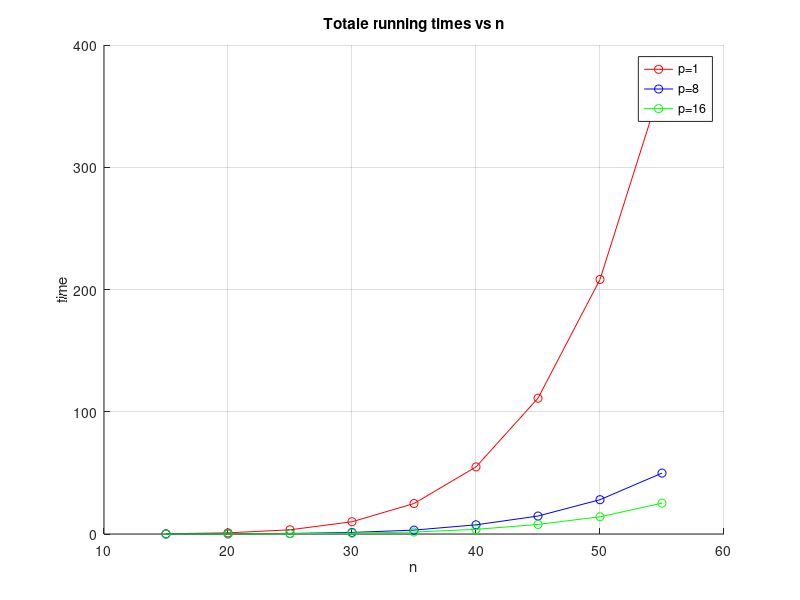
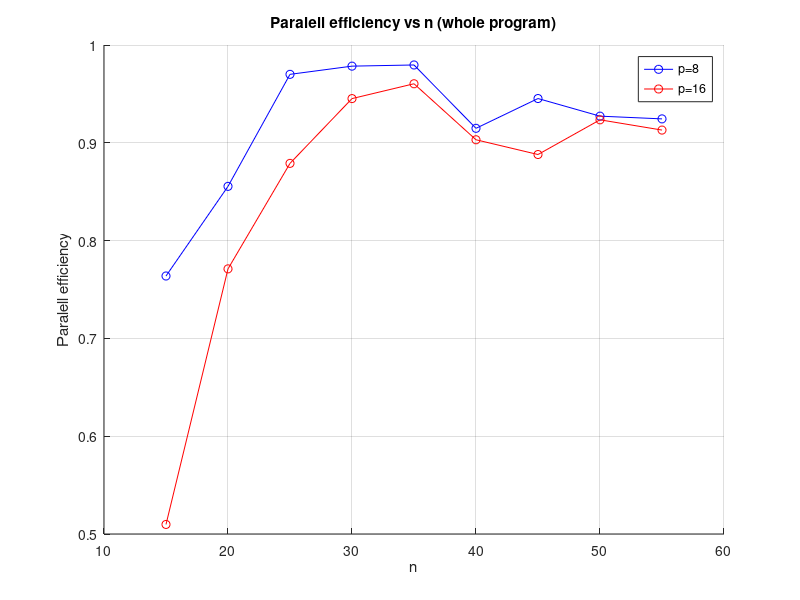
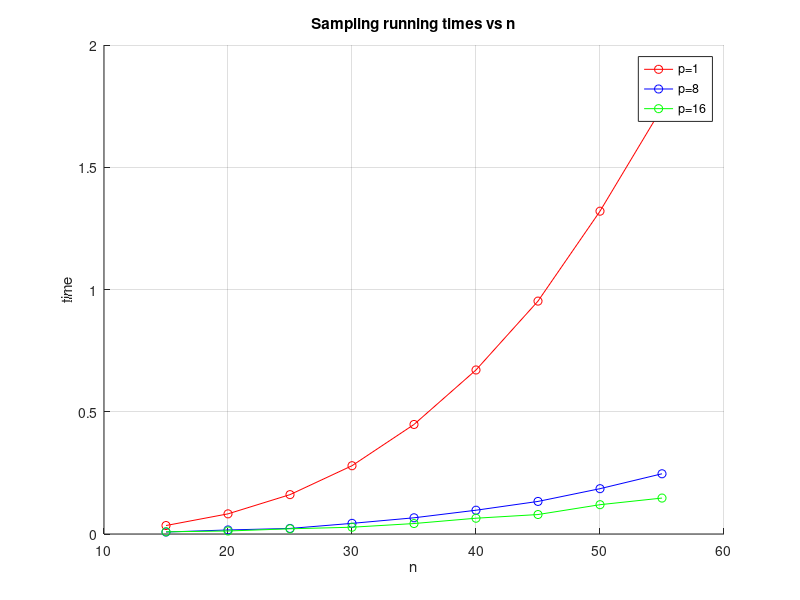
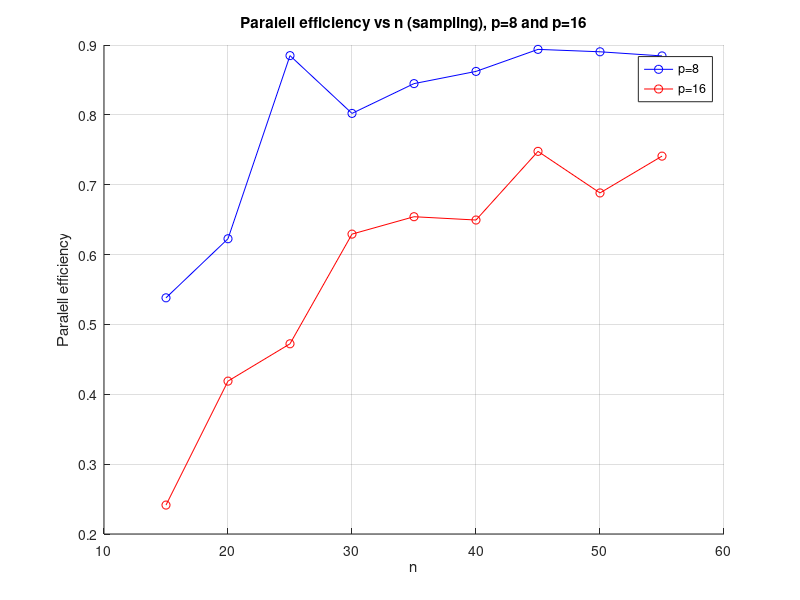

These charts were generated, in order, by the following MATLAB code:
clear all
close all
clc

% this script is plotting vs n

% First we plot the totale thing

%%
% Paralell efficiency vs n


% n = [10,15,20,25,30,35,40,45,50,55];
n = [15,20,25,30,35,40,45,50,55];
p8 = 8;
p16 = 16;


%p=8
%run_times_n_8 = [ 0.00093,0.00825,0.04948,0.18875,0.52159,1.39290,3.11647,7.13247,15.52397,28.75429];


run_times_n_8 = [	0.03116,	0.137743,	0.443438	,1.281424	,3.181954	,7.50003	,14.691187	,28.072558	,49.815521];
run_times_n_1 = [0.190401	,0.942674	,3.441077	,10.029809	,24.935827	,54.889046	,111.097107	,208.242789	,368.418783];
run_times_n_16 = [0.023344	,0.076406	,0.244682	,0.663206	,1.622798	,3.79863	,7.819164	,14.093173	,25.22];



h(10)=figure(10);
hold on; grid on;
plot(n,run_times_n_1, '-or');
plot(n,run_times_n_8, '-ob');
plot(n,run_times_n_16, '-og');
legend('p=1','p=8','p=16','Location','Best');
xlabel('n');
ylabel('time');
title('Totale running times vs n');
%%
%


pe8 = run_times_n_1./(p8.*run_times_n_8);
pe16 = run_times_n_1./(p16.*run_times_n_16);


h(11)=figure(11);
hold on; grid on;
plot(n,pe8, '-ob');
plot(n,pe16, '-or');
xlabel('n');
ylabel('Paralell efficiency');
title('Paralell efficiency vs n (whole program)');
legend('p=8','p=16','Location','Best');

%%

% plotting the sampling time

% Paralell efficiency vs n



p8 = 8;
p16 = 16;


%p=8
%run_times_n_8 = [ 0.00093,0.00825,0.04948,0.18875,0.52159,1.39290,3.11647,7.13247,15.52397,28.75429];

run_times_n_1 = [0.034675,	0.082417	,0.161021	,0.279251	,0.448	,0.670897	,0.952543	,1.320307	,1.742765];
run_times_n_8 = [	0.008055,	0.016545	,0.022748	,0.04352	,0.066294	,0.097265	,0.133225	,0.185375	,0.246335];
run_times_n_16 = [0.008977,	0.012298,	0.021309	,0.027734	,0.042801	,0.064563	,0.079617	,0.119901	,0.147009];



h(12)=figure(12);
hold on; grid on;
plot(n,run_times_n_1, '-or');
plot(n,run_times_n_8, '-ob');
plot(n,run_times_n_16, '-og');
legend('p=1','p=8','p=16','Location','Best');

xlabel('n');
ylabel('time');
title('Sampling running times vs n');
%%
%


pe8 = run_times_n_1./(p8.*run_times_n_8);
pe16 = run_times_n_1./(p16.*run_times_n_16);


h(13)=figure(13);
hold on; grid on;
plot(n,pe8, '-ob');
plot(n,pe16, '-or');
xlabel('n');
ylabel('Paralell efficiency');
title('Paralell efficiency vs n (sampling), p=8 and p=16');
legend('p=8','p=16','Location','Best');



%%
for i=1:3
    print(h(i+9), '-depsc', sprintf('plot%i.eps',i+9));
end
